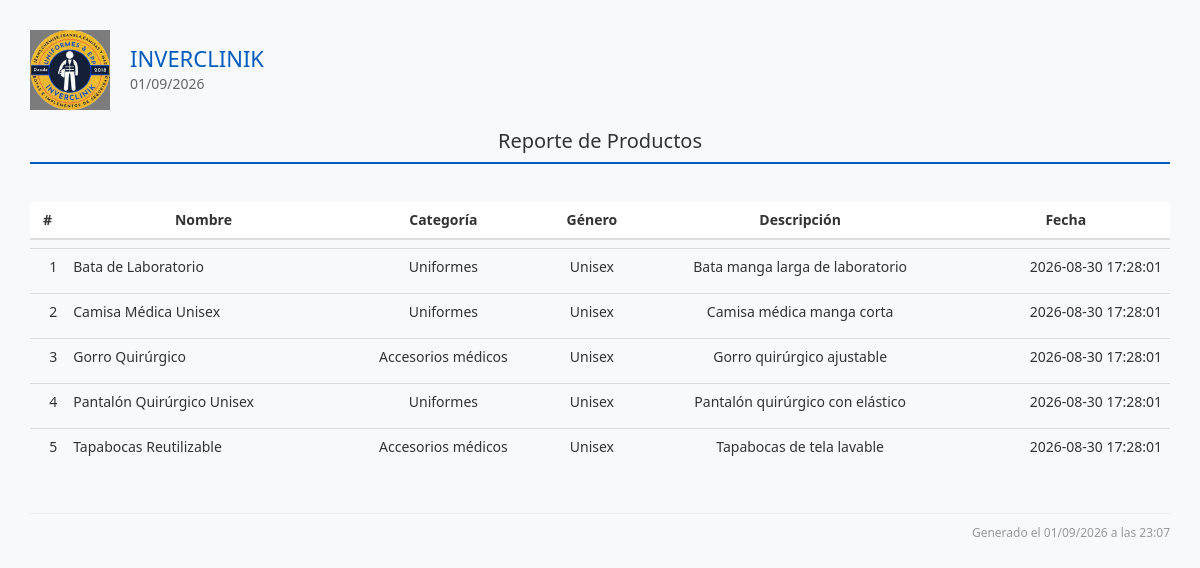
Screenshot of /reportes/productos_view.php with the database file from the repository.
### tables this page shows
CREATE TABLE IF NOT EXISTS `productos` (
  `id` int(11) NOT NULL AUTO_INCREMENT,
  `nombre` varchar(255) NOT NULL,
  `categoria` varchar(100) DEFAULT NULL,
  `tipo_genero` varchar(50) DEFAULT NULL,
  `rango_tallas_id` int(11) DEFAULT NULL,
  `descripcion` text DEFAULT NULL,
  `imagen` varchar(255) DEFAULT NULL,
  `precio_unitario` decimal(10,2) DEFAULT 0.00,
  `fecha_creacion` datetime DEFAULT current_timestamp(),
  `activo` tinyint(1) DEFAULT 1,
  PRIMARY KEY (`id`)
);

### reportes/productos_view.php (the view, shortened to what this page needs)
<?php
require_once('../template/header.php');
$where = [];
$condiciones = count($where) ? "WHERE " . implode(" AND ", $where) : "";
$sql = "
SELECT
p.id,
p.nombre,
p.categoria,
p.tipo_genero,
p.descripcion,
p.fecha_creacion
FROM productos p
$condiciones
ORDER BY p.nombre ASC
";
$result = $conn->query($sql);
?>
<div class="contenido-principal">
<div class="reporte-header">
<div class="logo-info">
<img src="../assets/img/inverclinik_3.png">
<div class="empresa-fecha">
<h1>INVERCLINIK</h1>
<p><?= date('d/m/Y') ?></p>
</div>
</div>
<div class="titulo-reporte">
<h2>Reporte de Productos</h2>
</div>
</div>
<?php if ($result->num_rows > 0): ?>
<table class="table">
<thead>
<tr>
<th>#</th>
<th>Nombre</th>
<th>Categoría</th>
<th>Género</th>
<th>Descripción</th>
<th>Fecha</th>
</tr>
</thead>
<tbody>
<?php $i = 1 ?>
<?php while ($row = $result->fetch_assoc()): ?>
<tr>
<td style="text-align:right"><?= $i++ ?></td>
<td style="text-align:left">
<?= htmlspecialchars($row['nombre']) ?>
</td>
<td>
<?= htmlspecialchars($row['categoria']) ?>
</td>
<td>
<?= htmlspecialchars($row['tipo_genero']) ?>
</td>
<td>
<?= htmlspecialchars($row['descripcion']) ?>
</td>
<td style="text-align:right">
<?= htmlspecialchars($row['fecha_creacion']) ?>
</td>
</tr>
<?php endwhile; ?>
</tbody>
</table>
<?php else: ?>
<div class="no-data">
No se encontraron productos con los filtros seleccionados.
</div>
<?php endif; ?>
<div class="reporte-footer">
Generado el <?= date('d/m/Y \a \l\a\s H:i') ?>
</div>
</div>
<?php require_once('../template/footer.php'); ?>

### css/dashboard.css (style rules this page uses)
* { margin: 0; padding: 0; box-sizing: border-box; }

### css/reportes.css (style rules this page uses)
.reporte-header { display: flex; flex-direction: column; align-items: stretch; border-bottom: 2px solid #005bbe; margin-bottom: 30px; padding-bottom: 10px; }
.logo-info { display: flex; justify-content: flex-start; align-items: center; gap: 20px; }
.logo-info img { width: 80px; height: auto; }
.empresa-fecha h1 { font-size: 22px; color: #005bbe; margin: 0; }
.empresa-fecha p { font-size: 14px; color: #666; margin: 4px 0 0; }
.titulo-reporte { text-align: center; margin-top: 20px; }
.titulo-reporte h2 { font-size: 20px; color: #333; margin: 0; }
.table { width: 100%; border-collapse: separate; border-spacing: 0 8px; margin-bottom: 30px; }
.table th { padding: 12px 16px; font-size: 14px; text-align: center; background-color: #ffffff; border: none; }
.table td { padding: 10px 16px; font-size: 14px; text-align: center; border: none; }
.table tbody tr { border-radius: 8px; overflow: hidden; }
.reporte-footer { text-align: right; font-size: 12px; color: #999; border-top: 1px solid #eee; padding-top: 10px; margin-top: 40px; }
.contenido-principal { margin-left: 0 !important; padding: 0; box-sizing: border-box; background-color: #fff; min-height: 100vh; }

### css/style.css (style rules this page uses)
.contenido-principal { margin-left: 260px; padding: 30px; box-sizing: border-box; background-color: #f8f9fa; min-height: 100vh; }

### css/navbar.css (style rules this page uses)
.main-content, .contenido-principal { margin-left: 65px; transition: margin-left 0.3s cubic-bezier(0.4, 0, 0.2, 1); }

### rows the page displays
productos: nombre "Bata de Laboratorio", categoria "Uniformes", tipo_genero "Unisex", descripcion "Bata manga larga de laboratorio", fecha_creacion "2026-08-30 17:28:01"
productos: nombre "Camisa Médica Unisex", categoria "Uniformes", tipo_genero "Unisex", descripcion "Camisa médica manga corta", fecha_creacion "2026-08-30 17:28:01"
productos: nombre "Gorro Quirúrgico", categoria "Accesorios médicos", tipo_genero "Unisex", descripcion "Gorro quirúrgico ajustable", fecha_creacion "2026-08-30 17:28:01"
productos: nombre "Pantalón Quirúrgico Unisex", categoria "Uniformes", tipo_genero "Unisex", descripcion "Pantalón quirúrgico con elástico", fecha_creacion "2026-08-30 17:28:01"
productos: nombre "Tapabocas Reutilizable", categoria "Accesorios médicos", tipo_genero "Unisex", descripcion "Tapabocas de tela lavable", fecha_creacion "2026-08-30 17:28:01"
